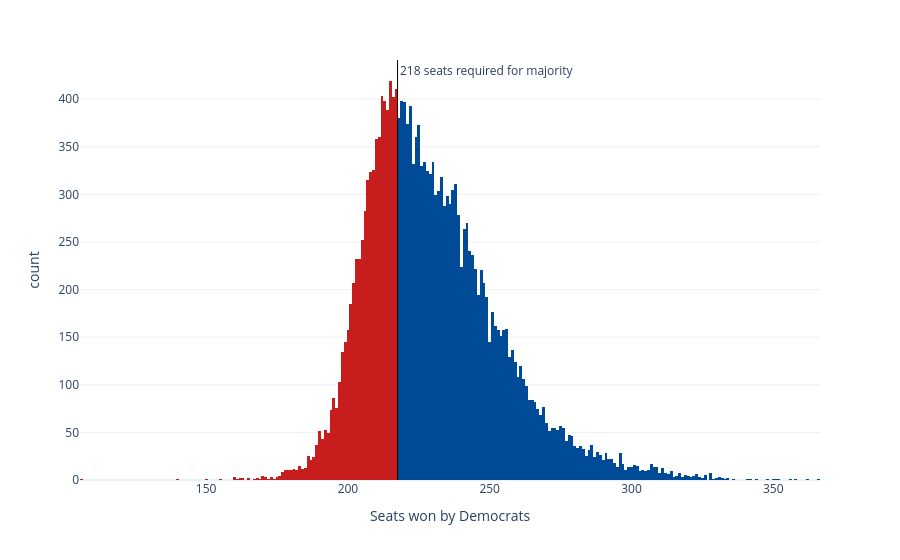

Here is the notebook cell this chart was saved with:
### Code cell
sims_hist = px.histogram(seat_sims, x='seats', nbins=np.unique(seat_sims['seats']).shape[0]*2, color='winner',
                         color_discrete_map={'Democrats': '#004b97', 'Republicans': '#c71e1d'},
                         labels={'seats':'Seats won by Democrats', 'winner': 'Winner'}, template='plotly_white')
sims_hist.update_traces(showlegend=False)
sims_hist.add_vline(x=217.5, line_width=1, line_color='black', annotation_text='218 seats required for majority', 
                    annotation_position='top right')
sims_hist

### Figure 1 — Plotly figure (JSON) as saved in the notebook; plotly's stock layout.template omitted (floating-point values rounded to 4 significant figures; data arrays with more than 128 entries replaced by an {"elided": "..."} marker saying what was removed)
{"data": [{"bingroup": "x", "hovertemplate": "Winner=Republicans<br>Seats won by Democrats=%{x}<br>count=%{y}<extra></extra>", "legendgroup": "Republicans", "marker": {"color": "#c71e1d", "pattern": {"shape": ""}}, "name": "Republicans", "nbinsx": 376, "orientation": "v", "showlegend": false, "type": "histogram", "x": {"elided": "6710 int values"}, "xaxis": "x", "yaxis": "y"}, {"bingroup": "x", "hovertemplate": "Winner=Democrats<br>Seats won by Democrats=%{x}<br>count=%{y}<extra></extra>", "legendgroup": "Democrats", "marker": {"color": "#004b97", "pattern": {"shape": ""}}, "name": "Democrats", "nbinsx": 376, "orientation": "v", "showlegend": false, "type": "histogram", "x": {"elided": "13290 int values"}, "xaxis": "x", "yaxis": "y"}], "layout": {"annotations": [{"showarrow": false, "text": "218 seats required for majority", "x": 217.5, "xanchor": "left", "xref": "x", "y": 1, "yanchor": "top", "yref": "y domain"}], "barmode": "relative", "legend": {"title": {"text": "Winner"}, "tracegroupgap": 0}, "margin": {"t": 60}, "shapes": [{"line": {"color": "black", "width": 1}, "type": "line", "x0": 217.5, "x1": 217.5, "xref": "x", "y0": 0, "y1": 1, "yref": "y domain"}], "xaxis": {"anchor": "y", "domain": [0, 1], "title": {"text": "Seats won by Democrats"}}, "yaxis": {"anchor": "x", "domain": [0, 1], "title": {"text": "count"}}}}
